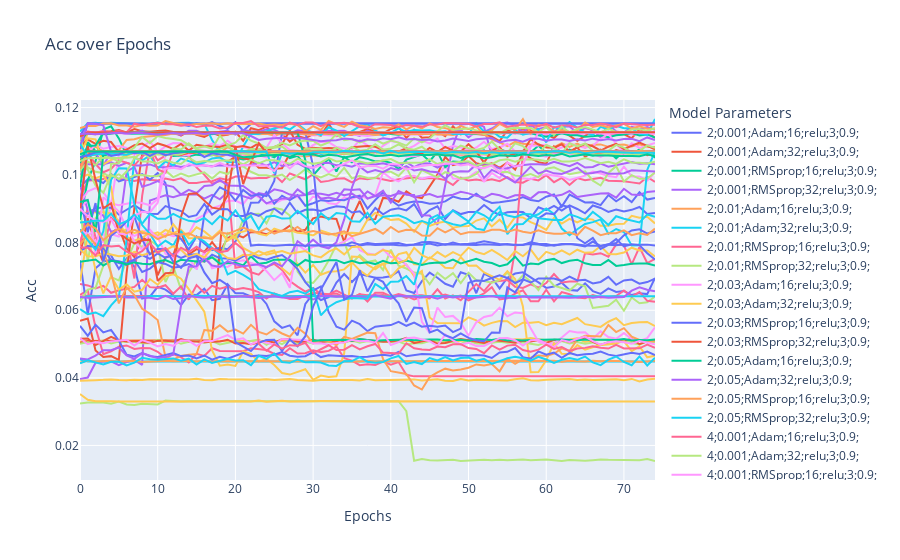

Notebook code for this chart:
### Code cell
import plotly.graph_objects as go


fig = go.Figure()

x_l = "Epochs"
y_l = "Acc"

for g in groups:
    x = g[x_l]
    y = g[y_l]
    label = "".join([str(g[i].unique()[0]) + ";" for i in criterea])
    fig.add_trace(go.Scatter(x=x, y=y,
                        mode='lines',
                        name=label))
print(criterea)

fig.update_layout(
    title=f"{y_l} over {x_l}",
    xaxis_title=x_l,
    yaxis_title=y_l,
    legend_title="Model Parameters",
)

fig.show()
